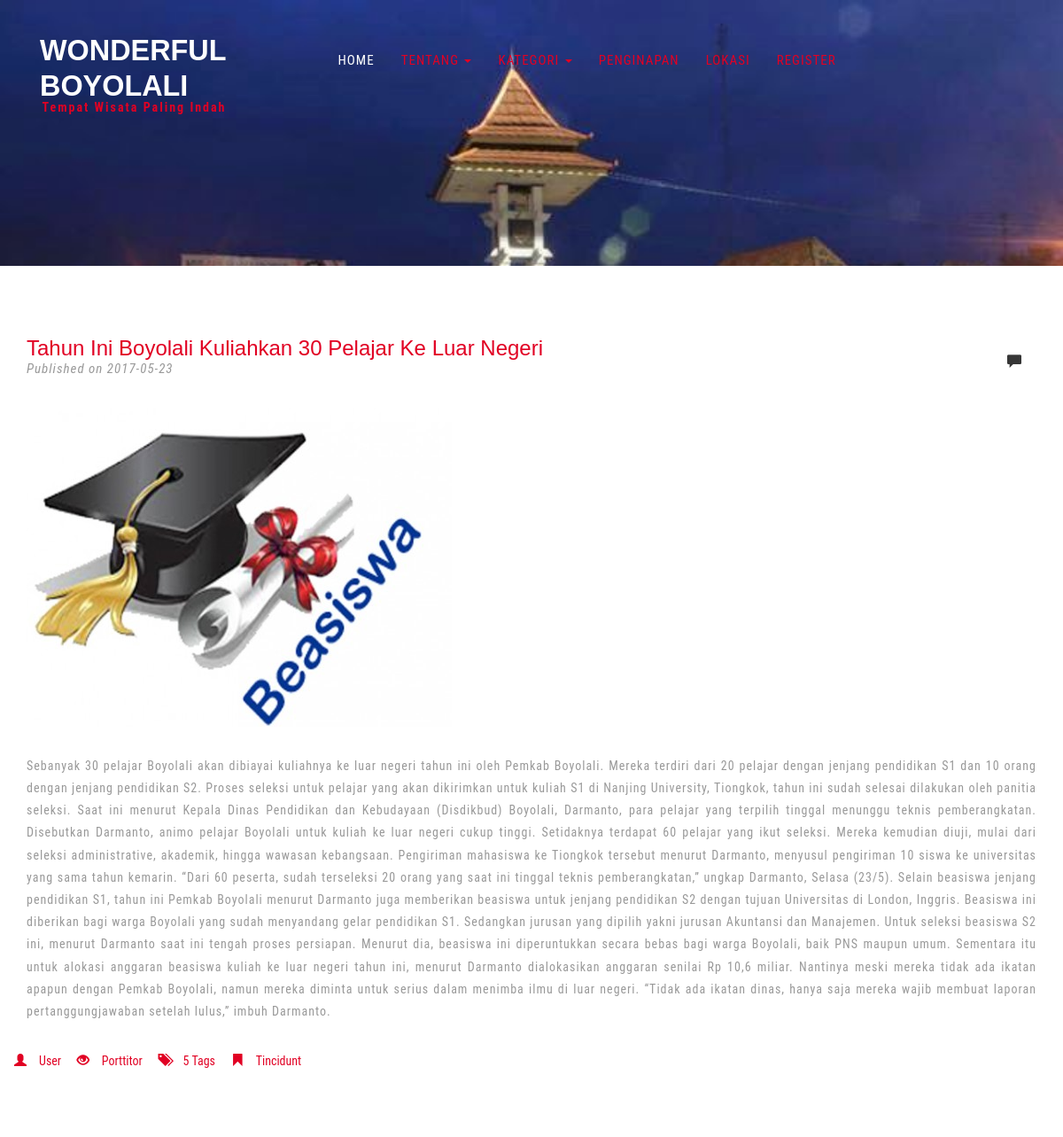
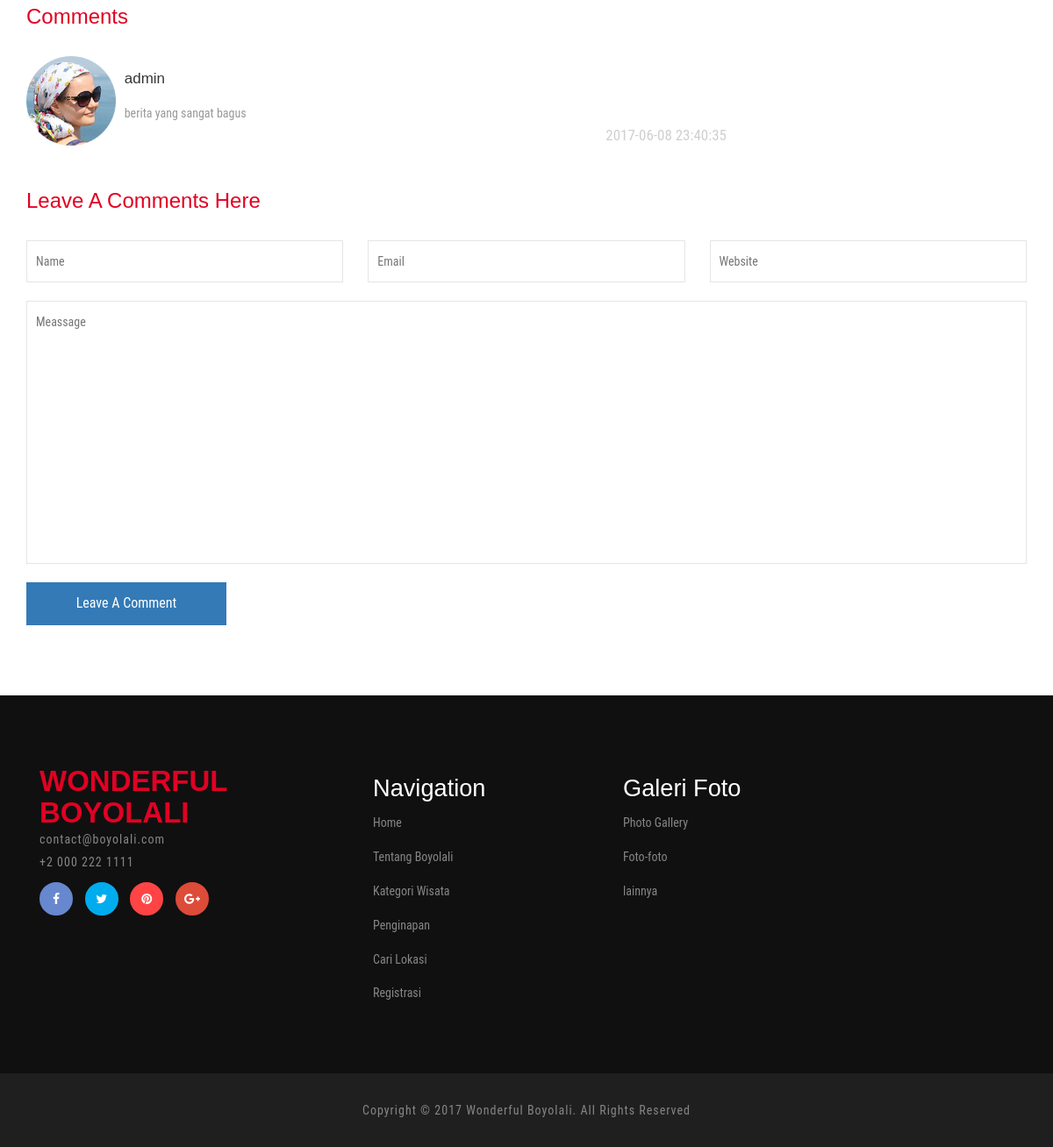
Page /index.php/detailberita/3 on the committed database (2 pictures, top to bottom).
### tables this page shows
CREATE TABLE `berita_terbaru` (
  `id_berita` int(5) NOT NULL,
  `judul_berita` varchar(100) NOT NULL,
  `tgl_berita` date NOT NULL,
  `ket_berita` text NOT NULL,
  `cp_berita` varchar(15) NOT NULL,
  `id_admin` int(5) NOT NULL
);

CREATE TABLE `komentar_berita` (
  `id_komentar` int(10) NOT NULL,
  `id_user` int(5) NOT NULL,
  `komentar` text NOT NULL,
  `tgl_komentar` timestamp NOT NULL DEFAULT CURRENT_TIMESTAMP ON UPDATE CURRENT_TIMESTAMP,
  `id_berita` int(5) NOT NULL,
  `nama` varchar(100) NOT NULL
);

### application/controllers/Main.php (called while the page is built, shortened)
<?php
class Main extends CI_Controller {
	public function detailberita(){
		$this->load->model('m_dashboard');
        $this->load->view('main/header1');
        $id=$this->uri->segment(2, 0);
		$data['berita'] = $this->m_dashboard->viewDetailBerita($id);
		$data['komen'] = $this->m_dashboard->viewDetailKomenBerita($id);
        $this->load->view('detailberita',$data);
		$this->load->view('main/footer');
	}
}

### index.php (called while the page is built, shortened)
<?php
require_once BASEPATH.'core/CodeIgniter.php';

### application/models/m_dashboard.php (called while the page is built, shortened)
<?php
class m_dashboard extends CI_Model{
    function viewDetailBerita($id){
            $query = $this->db->query("SELECT * FROM berita_terbaru where id_berita='".$id."'");
            return $query;
    }
    function viewDetailKomenBerita($id){
            $query = $this->db->query("SELECT * FROM komentar_berita where id_berita='".$id."'");
            return $query;
    }
}
?>

### application/views/detailberita.php (the view, shortened to what this page needs)
<?php
  $CI =& get_instance();
?>
	<div class="single w3l-agileits">
		<div class="container">
			<div class="blog-pag page">
			<?php $no=1; foreach($berita->result_array() as $row){ ?>
				<div class="blog-page-grids">
					<div class="blog-page-grid">
						<h3><?php echo $row['judul_berita'];?></h3>
						<p>Published on<span> <?php echo $row['tgl_berita'];?></span></p>
					</div>
					<div class="blog-page-grid1">
						<p><a href="#"><span class="glyphicon glyphicon-comment" aria-hidden="true"></span><?php echo $row['jenis_berita'];?></a></p>
					</div>
					<div class="clearfix"> </div>
				</div>
				<div class="blog-page-grids-bottom">
					<div class="blog-page-grids-bot">
					<?php
						$id = $row['id_berita'];
						$dapetgambarberita = "";
						$getgambar =$CI->db->query('select gambar from gambar_berita where id_berita="'.$id.'"');
						foreach ($getgambar->result() as $bar){
						    $dapetgambarberita = $bar->gambar;
						}
					?>
					<?php
					if ($dapetgambarberita=="") {
						?>
							<img src="<?php echo base_url()?>assets/images/tanya.png" alt=" " class="img-responsive" />
						<?php
					}else{
						?>
							<img src="<?php echo base_url()?>upload-foto/<?php echo $dapetgambarberita; ?>" alt=" " class="img-responsive" />
						<?php
					}
					?>
					</div>
					<div class="blog-page-grids-bot1"  style="text-align: justify;">
						<p><?php echo $row['ket_berita'];?></p>
						<ul>
							<li><a href="#"><i class="glyphicon glyphicon-user" aria-hidden="true"></i>User</a></li>
							<li><a href="#"><i class="glyphicon glyphicon-eye-open" aria-hidden="true"></i>Porttitor</a></li>
							<li><a href="#"><i class="glyphicon glyphicon-tags" aria-hidden="true"></i>5 Tags</a></li>
							<li><a href="#"><i class="glyphicon glyphicon-bookmark" aria-hidden="true"></i>Tincidunt</a></li>
						</ul>
					</div>
				</div>
			<?php $no++; } ?>
			</div>
			<div class="com">
				<h3>Comments</h3>
				<ul class="media-list">
				<?php $no=1; foreach($komen->result_array() as $row){ ?>
				  <li class="media">
					<div class="media-left">
					  <a href="#">
						<img class="media-object img-responsive" src="<?php echo base_url()?>assets/images/3.png" alt="" />
					  </a>
					</div>
					<div class="media-body">
					  <h4 class="media-heading"><?php echo $row['nama'];?></h4>
					  <?php echo $row['komentar'];?>
					  <a href="#"><?php echo $row['tgl_komentar'];?></a>
					</div>
				  </li>
				  <?php $no++; } ?>
				</ul>
			</div>
			<div class="in dfg">
				<h3>Leave a Comments Here</h3>
			    <form action="<?php echo base_url()?>index.php/dashboard/insertKomen" method="post">
			    <?php $id_berita = $this->uri->segment(2, 0); ?>
			    <?php if(isset($_SESSION['logged_in']))
					{ ?>
					<input type="hidden" name="id_berita" value="<?php echo $id_berita; ?>">
					<input type="hidden" name="nama" value="<?php echo ($_SESSION['username']); ?>" required=" ">
				<?php }else{ ?>
					<input type="text" name="nama" placeholder="Name" required=" ">
					<input type="text" name="email" placeholder="Email" required=" ">
					<input type="text" name="website" placeholder="Website" required=" ">
				<?php } ?>
					<textarea name="komentar" placeholder="Meassage" required=" "></textarea>
					<input type="submit" value="Leave A Comment">
				</form>
			</div>
		</div>
	</div>

### assets/css/style.css (style rules this page uses)
html, body { font-size: 100%; background: #fff; font-family: 'Roboto Condensed', sans-serif; }
h1,h2,h3,h4,h5,h6 { margin:0; font-family: 'Montserrat', sans-serif; }
p { margin:0; letter-spacing:1px; }
ul,label { margin:0; padding:0; }
.banner-bottom,.testimonials,.banner-bottom-video,.about,.history,.typo,.gallery,.contact,.single { padding:5em 0; }
.blog-page-grid h3,.in h3,.com h3 { margin: 0; color: #e10123; font-size: 1.5em; text-transform: capitalize; }
.in input[type="text"],.in textarea { outline: none; float: left; width: 31.69%; background: none; border: 1px solid #E5E5E5; font-size: 14px; padding: 13px 10px; }
.in input[type="text"]:nth-child(2) { margin:0 2em; }
.in textarea { resize:none; min-height:300px; width:100% !important; margin:1.5em 0; }
.in input[type="submit"] { border: none; outline: none; background: #337ab7; color: #fff; font-size: 16px; padding: 13px 0; width: 20%; transition: .5s all; -webkit-transition: .5s all; -moz-transition: .5s all; -o-transition: .5s all; -ms-transition: .5s all; }
.blog-page-grid p { color:#999; font-size:15px; margin:0; font-style:italic; }
.blog-page-grid { float: left; }
.blog-page-grid1 { float: right; }
.blog-page-grid1 p { font-size: 16px; margin: 1em 0 0; color: #363636; }
.blog-page-grid1 p a { color: #363636; text-decoration:none; }
.blog-page-grids { margin: 0 0 2em; }
.blog-page-grids-bot1 { margin: 2em 0 3em; }
.blog-page-grids-bot1 p { margin:0; font-size:14px; color:#999; line-height:1.8em; }
.in form { margin: 2em 0 0; }
.blog-page-grids-bot1 ul { padding:2em 0; }
.blog-page-grids-bot1 ul li { display:inline-block; }
.blog-page-grids-bot1 ul li a { font-size:14px; color:#e10123; text-decoration:none; padding-right: 2em; }
.blog-page-grids-bot1 ul li a i { left:-1em; }
.blog-page-grid1 p a span { left: -1em; top: 0.2em; }
.media-body a { font-size: 17px; color:#CFCFCF; text-decoration: none; text-align: right; display: block; }
.media-body { color: #999; font-size: 14px; margin: 0; line-height: 1.8em; }
.media-object { display: block; }
.media-left { width:14%; }
.media-body h4 { color:#363636; font-size: 17px; margin: 1em 0; }
.media-list { margin: 2em 0 0; width: 70%; }
.dfg { margin: 3em 0 0; }

### rows in the picture
berita_terbaru: judul_berita "Tahun Ini Boyolali Kuliahkan 30 Pelajar Ke Luar Negeri", tgl_berita "2017-05-23", ket_berita "Sebanyak 30 pelajar Boyolali akan dibiayai kuliahnya ke luar negeri tahun ini oleh Pemkab Boyolali. Mereka terdiri dari 20 pelajar dengan jenjang pendidikan S1 dan 10 orang dengan jenjang pendidikan S2. Proses seleksi untuk pelajar yang akan dikirimkan untuk kuliah S1 di Nanjing University, Tiongkok, tahun ini sudah selesai dilakukan oleh panitia seleksi. Saat ini menurut Kepala Dinas Pendidikan dan Kebudayaan (Disdikbud) Boyolali, Darmanto, para pelajar yang terpilih tinggal menunggu teknis pemberangkatan. Disebutkan Darmanto, animo pelajar Boyolali untuk kuliah ke luar negeri cukup tinggi. Setidaknya terdapat 60 pelajar yang ikut seleksi. Mereka kemudian diuji, mulai dari seleksi…"
komentar_berita: nama "admin", komentar "berita yang sangat bagus", tgl_komentar "2017-06-08 23:40:35"
